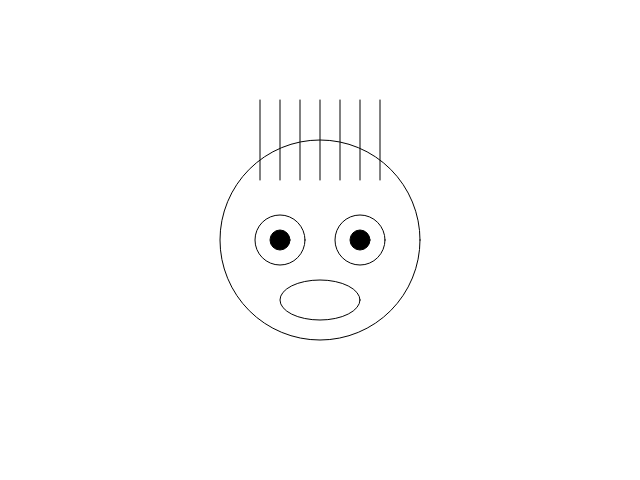
Frame 1 (no input)
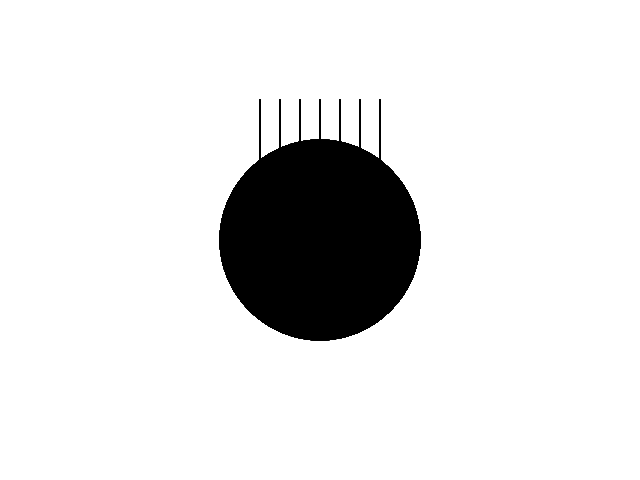
Frame 60 (no input)
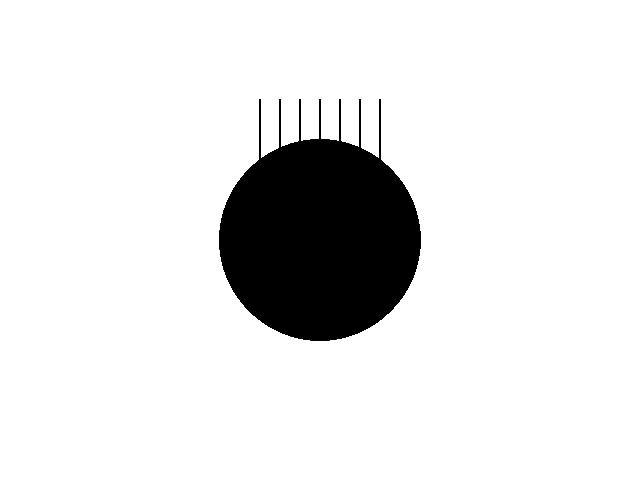
Frame 120 (the mouse pressed at the canvas centre since frame 60)

The p5.js sketch that drew these frames (run headless with seeded random() and noise() and a simulated clock; from frame 60 on, the mouse is pressed at the canvas centre):

// p5.js sketch
// ── sketch.js
// 函数setup() : 准备阶段
function setup() {
	// 创建画布，宽度640像素，高度480像素
	// 画布的坐标系统为，左上角坐标为（0，0），
	// x方向水平向右，y方向垂直向下，单位像素
	createCanvas(640,480);
}

// 函数draw()：作画阶段
function draw() {
	// 1 画脸
	ellipse(320,240,200,200);// 圆圈
	
	// 2 左眼
	ellipse(280,240,50,50);// 另一个圆圈
	
	// 3 右眼
	ellipse(360,240,50,50); 
	
	// 4 嘴巴
	ellipse(320,300,80,40);
	
	fill(0);// 填充黑色	
	// 5 左眼珠
	ellipse(280,240,20,20);
	
	// 6 右眼珠
	ellipse(360,240,20,20);
	
	// 7 头发：从左到右画一排竖线
	line(260,180,260,100);
	line(280,180,280,100);
	line(300,180,300,100);
	line(320,180,320,100);
	line(340,180,340,100);
	line(360,180,360,100);
	line(380,180,380,100);
}
